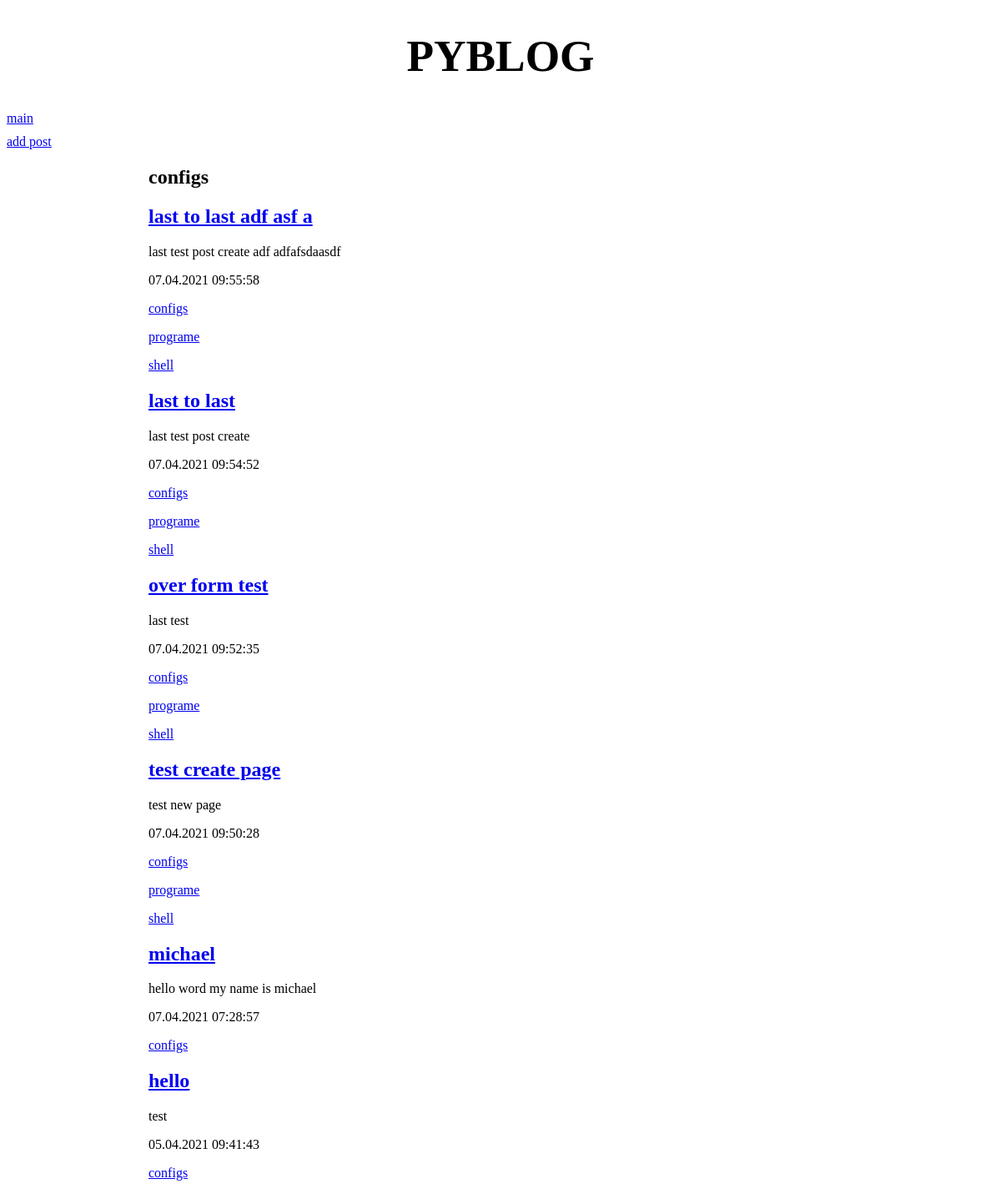
/configs/, run on the app's committed database.
### blog/models.py (models this page shows, shortened)
class Teg(models.Model):
    name = models.CharField(max_length= 40,unique=True,
                            verbose_name = 'teg_name')
    class Meta:
        verbose_name_plural = 'tegs'
        verbose_name = 'teg'
        ordering = ['name']

class Post(models.Model):
    title = models.CharField(max_length = 50,verbose_name='sobject',blank=True)
    content = models.TextField(blank=True,null=True,verbose_name='text')
    published = models.DateTimeField(auto_now_add=True,db_index=True,verbose_name='date')
    tegs = models.ManyToManyField('Teg')
    class Meta:
        unique_together = ('title','content')   #unique title + contetn
        default_related_name = 'posts'          #include post_set
        verbose_name_plural = 'Posts'
        verbose_name = 'Post'
        ordering = ['-published']

### blog/views.py (the view)
# urls.py: path('<str:teg_name>/',PostByTegView.as_view(),name='by_teg'),
class PostByTegView(ListView):
    template_name = 'blog/posts_by_teg.html'
    context_object_name = 'posts'
    def get_queryset(self):
        return Post.objects.filter(tegs__name=self.kwargs['teg_name'])
    def get_context_data(self,**kwargs):
        context = super().get_context_data(**kwargs)
        context['teg_name']=self.kwargs['teg_name']
        return context

### blog/templates/blog/posts_by_teg.html
{% extends "layout/basic.html" %}
{% block content %}
<h2>{{ teg_name }}</h2>
	{% for post in posts %}
	<div>
				<h2><a href="{% url "postdetail" pk=post.pk %}">{{ post.title }}</a></h2>
				<p>{{ post.content }}</p>
				<p>{{ post.published|date:"d.m.Y H:i:s" }}</p>
				{% for teg in post.tegs.all %}
					<p><a href="{% url 'by_teg' teg.name %}">{{ teg.name }}</a></p>
				{% endfor %}
	</div>
	{% endfor %}
{% endblock %}

### data on the page
Teg: name "configs"
Post: title "last to last adf asf a", content "last test post create adf adfafsdaasdf", published "07.04.2021 09:55:58"
Teg: name "programe"
Teg: name "shell"
Post: title "last to last", content "last test post create", published "07.04.2021 09:54:52"
Post: title "over form test", content "last test", published "07.04.2021 09:52:35"
Post: title "test create page", content "test new page", published "07.04.2021 09:50:28"
Post: title "michael", content "hello word my name is michael", published "07.04.2021 07:28:57"
Post: title "hello", content "test", published "05.04.2021 09:41:43"
